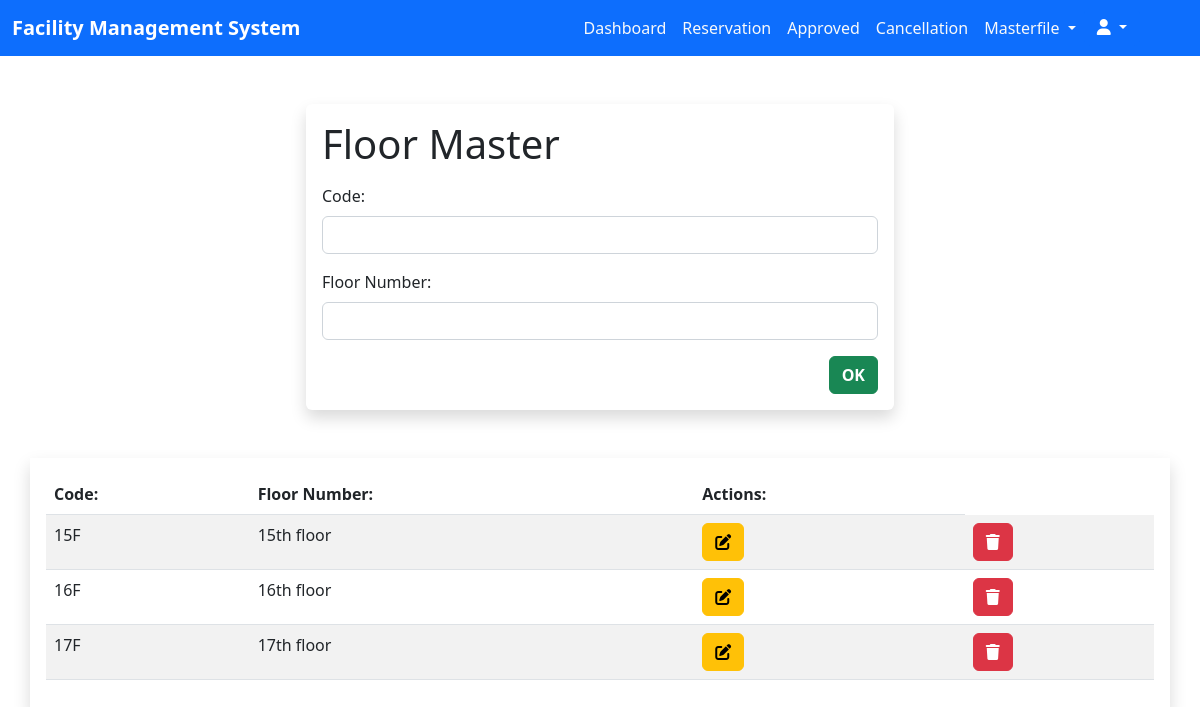
Screenshot of /admin/floor_master.php (signed in) with the database file from the repository.
### tables this page shows
CREATE TABLE `floors` (
  `id` int(11) NOT NULL AUTO_INCREMENT,
  `floor_code` varchar(255) NOT NULL,
  `floor_number` varchar(255) NOT NULL,
  PRIMARY KEY (`id`)
);

### admin/floor_master.php (the view, shortened to what this page needs)
<?php
  include_once '../database/connection.php';
  $sqlFloor = "SELECT * FROM floors ORDER BY floor_number ASC";
  $stmtFloor = $con->prepare($sqlFloor);
  $stmtFloor->execute();
?>
<!DOCTYPE html>
<html lang="en">
<head>
  <link href="https://cdn.jsdelivr.net/npm/bootstrap@5.2.3/dist/css/bootstrap.min.css" rel="stylesheet"
 />
  <link rel="stylesheet" href="./styles/company.css" />
</head>
<body>
  <nav class="navbar navbar-expand-lg bg-primary">
    <div class="container-fluid">
      <a class="navbar-brand fw-bold text-white __navbar-brand" href="dashboard_admin.php">Facility Management
        System</a>
      <div class="collapse navbar-collapse" id="nav">
        <ul class="navbar-nav ms-auto mb-2 mb-lg-0 me-5">
          <li class="nav-item text-center">
            <a href="dashboard_admin.php" class="nav-link text-light">Dashboard</a>
          </li>
          <li class="nav-item text-center">
            <a href="pending_reservation.php" class="nav-link text-light">Reservation</a>
          </li>
          <li class="nav-item text-center">
            <a href="approved.php" class="nav-link text-light">Approved</a>
          </li>
          <li class="nav-item text-center">
            <a href="cancellation.php" class="nav-link text-light">Cancellation</a>
          </li>
          <li class="nav-item dropdown text-center">
            <a class="nav-link dropdown-toggle text-center text-light" href="#" data-bs-toggle="dropdown">
              Masterfile
            </a>
          </li>
          <div class="dropdown">
            <button class="btn btn-primary dropdown-toggle" type="button" data-bs-toggle="dropdown">
              <i class="fa-sharp fa-solid fa-user"></i>
            </button>
          </div>
        </ul>
      </div>
    </div>
  </nav>
  <div class="container-fluid mt-5">
    <div class="container w-50 shadow p-3 mb-5 bg-body rounded">
      <form action="./php/floormaster_create.php" method="post" class="needs-validation" novalidate>
        <p class="h1 mb-3">Floor Master</p>
        <div class="row">
          <div class="col-12 ">
            <div class="mb-3" class="form-group">
              <label for="code" class="form-label">Code:</label>
              <input type="text" name="floor_code" id="code" class="form-control" required />
            </div>
          </div>
          <div class="col-12 ">
            <div class="mb-3" class="form-group">
              <label for="floor" class="form-label">Floor Number:</label>
              <input type="text" name="floor_number" id="floor" class="form-control" required>
            </div>
          </div>
          <div class="col-12">
            <div class="mb-3">
              <input type="submit" name="floor_master" value="OK" class="btn btn-success fw-bold float-end" />
            </div>
          </div>
        </div>
      </form>
    </div>
  </div>
  <div class="container-fluid">
    <div class="container shadow p-3 mb-5 bg-body-rounded">
      <div class="table-responsive">
        <table class="table table-hover table-striped">
          <thead>
            <tr>
              <th scope="col">Code:</th>
              <th scope="col">Floor Number:</th>
              <th col="2">Actions:</th>
            </tr>
          </thead>
          <tbody>
            <?php while($rowFloors = $stmtFloor->fetch()) { ?>
            <tr>
              <td><?php echo $rowFloors->floor_code ?></td>
              <td><?php echo $rowFloors->floor_number ?></td>
              <td>
                <button type="button" class="btn btn-warning" data-bs-toggle="modal"
                  data-bs-target="#updateModal-<?php echo $rowFloors->id ?>">
                  <i class="fa-solid fa-pen-to-square"></i>
                </button>
              </td>
              <td>
                <button type="button" class="btn btn-danger" data-bs-toggle="modal"
                  data-bs-target="#deleteModal-<?php echo $rowFloors->id ?>">
                  <i class="fa-solid fa-trash"></i>
                </button>
              </td>
            </tr>
            <?php } ?>
          </tbody>
        </table>
      </div>
    </div>
  </div>
</body>
</html>

### admin/styles/company.css (style rules this page uses)
html, body { margin: 0; padding: 0; }
.navbar-nav { text-align: right; }

### rows the page displays
floors: floor_code "15F", floor_number "15th floor"
floors: floor_code "16F", floor_number "16th floor"
floors: floor_code "17F", floor_number "17th floor"
